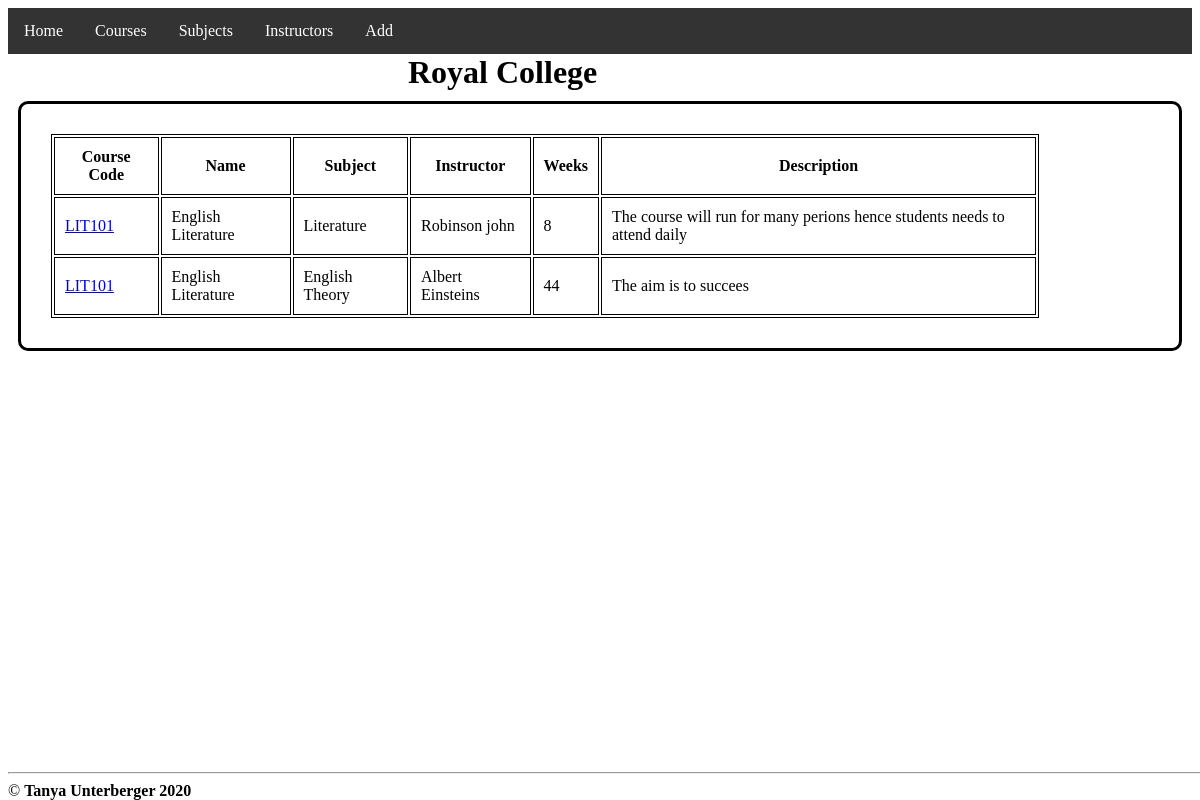
Screenshot of /college/courses.php with the database file from the repository.
### tables this page shows
CREATE TABLE `coursedetails` (
  `course_id` int(50) NOT NULL,
  `course_code` varchar(100) NOT NULL,
  `course_name` varchar(100) NOT NULL,
  `subject` varchar(100) NOT NULL,
  `instructor` varchar(100) NOT NULL,
  `weeks` int(100) NOT NULL,
  `description` text NOT NULL
);

### college/courses.php (the view, shortened to what this page needs)
  <?php include "navigation.inc"?>
  <?php include "header.inc"?>
<div style="border-radius: 10px; border-style: solid; padding: 30px; margin: 10px;">
<?php
			require_once "config.php";
			$sql="SELECT * FROM coursedetails ";
			if($result=mysqli_query($link, $sql)) {
				if(mysqli_num_rows($result) > 0) {
					echo '<table>';
					echo "<thead>";
					echo "<tr>";
					echo "<th>Course Code</th>";
					echo "<th>Name</th>";
					echo "<th>Subject</th>";
					echo "<th>Instructor</th>";
					echo "<th>Weeks</th>";
					echo "<th>Description</th>";
					echo "</tr>";
					echo "</thead>";
					echo "<tbody>";
					while($row=mysqli_fetch_array($result)) {
						echo "<tr>";
						echo "<td> <a href='course.php?course_id=".$row['course_id']."'>".$row['course_code']."</a></td>";
						echo "<td>". $row['course_name'] . "</td>";
						echo "<td>". $row['subject'] . "</td>";
						echo "<td>". $row['instructor'] . "</td>";
						echo "<td>". $row['weeks'] . "</td>";
						echo "<td>". $row['description'] . "</td>";
						echo "</tr>";
					}
					echo "</tbody>";
					echo "</table>";
				}
				else {
					echo '<div class="alert alert-danger"><em>No records were found.</em></div>';
				}
			}
			else {
				echo "Oops! Something went wrong. Please try again later.";
			}
			?>
</div>
	<?php include "footer.inc"?>

### college/navigation.inc
<!DOCTYPE html>
<html>
<head>
  <link rel="stylesheet" href="course.css">
</head>
<body>
  <ul>
    <li><a class="active" href="index.php">Home</a></li>
    <li><a href="courses.php">Courses</a></li>
    <li><a href="subjects.php">Subjects</a></li>
    <li><a href="instructors.php">Instructors</a></li>
    <li><a href="add.php">Add</a></li>
  </ul>

### college/header.inc
<!DOCTYPE html>
<html>
<head>
  <link rel="stylesheet" href="course.css">
</head>
<body>
	<h1 style="margin-left: 400px; margin-top:0px; margin-bottom: 0px ">Royal College</h1>

### college/footer.inc
  <footer style="position: fixed; bottom: 0; padding: 10; width: 100%;">
    <hr>
    &copy; <b> Tanya Unterberger 2020</b>
  </footer>
</body>
</html>

### college/course.css (style rules this page uses)
ul { list-style-type: none; margin: 0; padding: 0; overflow: hidden; background-color: #333; }
li { float: left; }
li a { display: block; color: white; text-align: center; padding: 14px 16px; text-decoration: none; }
table { width: 90%; }
table, th, td { border: 1px solid black; }
th, td { padding: 10px; }

### rows the page displays
coursedetails: course_code "LIT101", course_name "English Literature", subject "Literature", instructor "Robinson john", weeks "8", description "The course will run for many perions hence students needs to attend daily"
coursedetails: course_code "LIT101", course_name "English Literature", subject "English Theory", instructor "Albert Einsteins", weeks "44", description "The aim is to succees"
